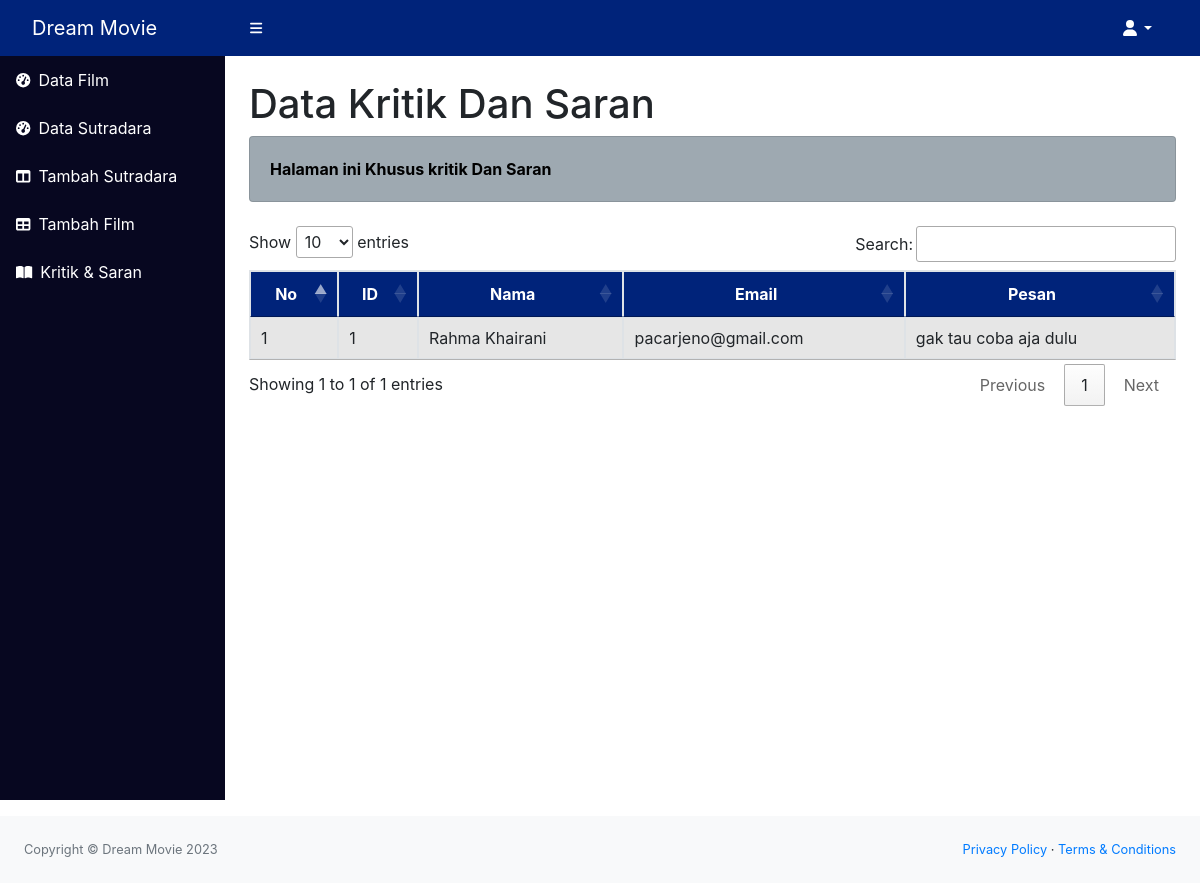
Before: /admin/ks.php with the older database file.
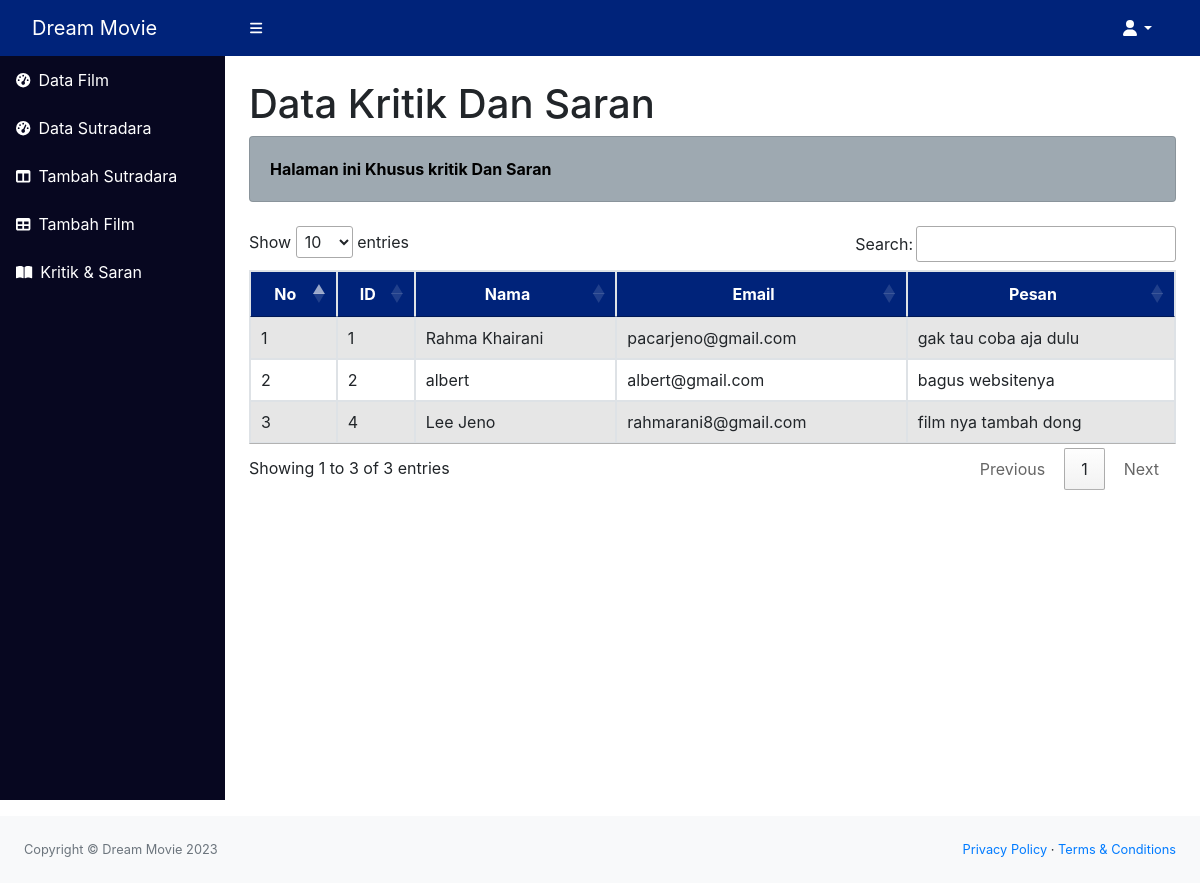
After: the same page with the newer database file.
### tables this page shows
CREATE TABLE `kritikdansaran` (
  `id` int(11) NOT NULL,
  `nama` varchar(20) NOT NULL,
  `email` varchar(255) NOT NULL,
  `pesan` text NOT NULL
);

### admin/ks.php (the view, shortened to what this page needs)
<!DOCTYPE html>
<html lang="en">
<head>
    <link rel="stylesheet" href="https://cdn.datatables.net/1.13.4/css/jquery.dataTables.min.css">
    <link href="css/styles.css" rel="stylesheet" />
    <link rel="stylesheet" href="https://cdnjs.cloudflare.com/ajax/libs/font-awesome/6.3.0/css/all.min.css">
    <link rel="stylesheet" href="https://stackpath.bootstrapcdn.com/bootstrap/4.3.1/css/bootstrap.min.css">
    <link rel="stylesheet" href="https://cdnjs.cloudflare.com/ajax/libs/font-awesome/5.15.1/css/all.min.css">
    <link rel="stylesheet" href="https://maxcdn.bootstrapcdn.com/bootstrap/4.0.0/css/bootstrap.min.css">
</head>
<body class="sb-nav-fixed">
    <?php
    include 'koneksi.php';
    $query = mysqli_query($conn, "SELECT * FROM kritikdansaran;");
    ?>
    <nav class="sb-topnav navbar navbar-expand navbar-dark" style="background-color: #00237A;">
        <a class="navbar-brand ps-3" style="color: #ffffff;" href="../user/index.php">Dream Movie</a>
        <button class="btn btn-link btn-sm order-1 order-lg-0 me-4 me-lg-0" id="sidebarToggle" href="#!">
            <i class="fas fa-bars" style="color: #ffffff;"></i>
        </button>
        <ul class="navbar-nav ml-auto ms-md-0 me-3 me-lg-4">
            <li class="nav-item dropdown">
                <a class="nav-link dropdown-toggle" id="navbarDropdown" href="#" role="button" data-bs-toggle="dropdown"
                aria-expanded="false" style="color: #ffffff;"><i class="fas fa-user fa-fw"></i></a>
            </li>
        </ul>
    </nav>
    <div id="layoutSidenav">
        <?php include "template/navbar.php" ?>
        <div id="layoutSidenav_content">
            <main>
                <div class="container-fluid px-4">
                    <h1 class="mt-4">Data Kritik Dan Saran</h1>
                    <div class="card mb-4" style="background-color: #9EA9B1;">
                        <div class="card-body" style="color: black; font-weight: bold;">
                            Halaman ini Khusus kritik Dan Saran
                        </div>
                    </div>
                    <table id="film" class="table table-striped table-bordered">
                        <thead>
                            <tr>
                                <th style="background-color: #00237A; color: #ffffff; text-align: center;">No</th>
                                <th style="background-color: #00237A; color: #ffffff; text-align: center;">ID</th>
                                <th style="background-color: #00237A; color: #ffffff; text-align: center;">Nama</th>
                                <th style="background-color: #00237A; color: #ffffff; text-align: center;">Email</th>
                                <th style="background-color: #00237A; color: #ffffff; text-align: center;">Pesan</th>
                            </tr>
                        </thead>
                        <tbody>
                            <?php if (mysqli_num_rows($query) > 0) { ?>
                                <?php
                                $no = 1;
                                while ($data = mysqli_fetch_array($query)) {
                                    ?>
                                    <tr>
                                        <td>
                                            <?php echo $no ?>
                                        </td>
                                        <td>
                                            <?php echo $data["id"]; ?>
                                        </td>
                                        <td>
                                            <?php echo $data["nama"]; ?>
                                        </td>
                                        <td>
                                            <?php echo $data["email"]; ?>
                                        </td>
                                        <td>
                                            <?php echo $data["pesan"]; ?>
                                        </td>
                                    </tr>
                                    <?php $no++;
                                } ?>
                            <?php } ?>
                        </tbody>
                    </table>
                </div>
        </div>
    </div>
    </main><br><br><br>
    <footer class="py-4 bg-light mt-auto">
        <div class="container-fluid px-4">
            <div class="d-flex align-items-center justify-content-between small">
                <div class="text-muted">Copyright &copy; Dream Movie 2023</div>
                <div>
                    <a href="#">Privacy Policy</a>
                    &middot;
                    <a href="#">Terms &amp; Conditions</a>
                </div>
            </div>
        </div>
    </footer>
</body>
</html>

Changed rows visible on the page:
added kritikdansaran: id "2", nama "albert", email "albert@gmail.com", pesan "bagus websitenya"
added kritikdansaran: id "4", nama "Lee Jeno", email "rahmarani8@gmail.com", pesan "film nya tambah dong"
Other visible differences:
text written by a page script: "Show entries Search: Showing 1 to 1 of 1 entries Previous 1 Next" → "Show entries Search: Showing 1 to 3 of 3 entries Previous 1 Next"
